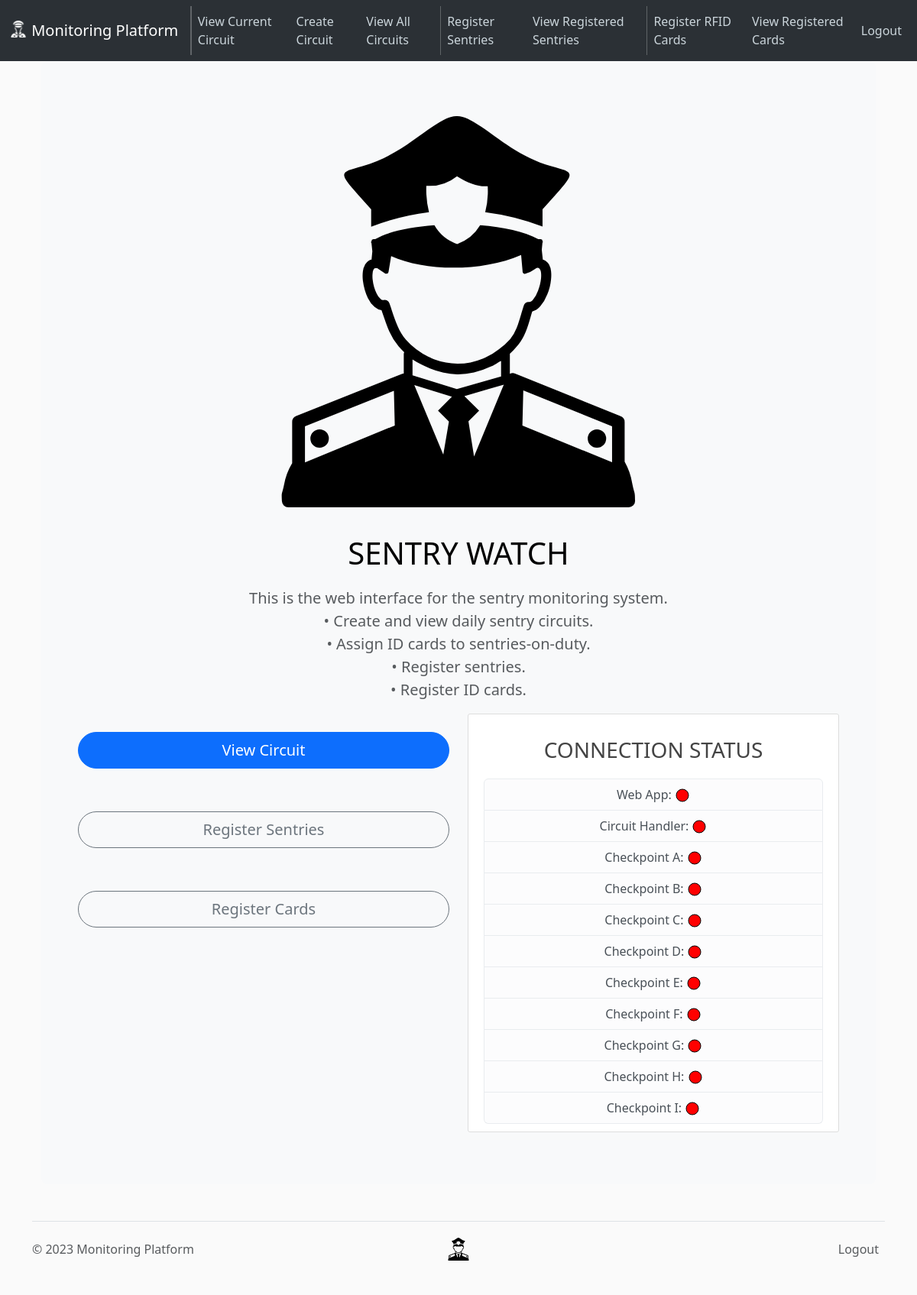
Screenshot of /home (signed in) with the database file from the repository.
### app/models.py (models this page shows, shortened)
class Checkpoint(db.Model):
    __tablename__ = "checkpoints"
    id = Column(Integer, primary_key=True, autoincrement=True)
    name = Column(String(50), unique=True, nullable=False)
    patrol_paths_in = relationship(
        "PatrolPath",
        foreign_keys="PatrolPath.chkpt_src",
        backref="src_checkpoint",
        cascade="all, delete",
    )
    patrol_paths_out = relationship(
        "PatrolPath",
        foreign_keys="PatrolPath.chkpt_dest",
        backref="dest_checkpoint",
        cascade="all, delete",
    )

### app/routes.py (the view, shortened to what this page needs)
@app.route("/", methods=["GET", "POST"])
@app.route("/home", methods=["GET", "POST"])
def home():
    form = LoginForm()
    return render_template(
        "home.html",
        title="Home",
        form=form,
        app_connected=APP_CONNECTED,
        handler_connected=HANDLER_CONNECTED,
        chk_connected=CHK_CONNECTED,
        alarm_triggered=ALARM_TRIGGERED,
    )

### app/models.py (called while the page is built)
@login_manager.user_loader
def load_supervisor(supervisor_id):
    return Supervisor.query.get(int(supervisor_id))

### app/templates/home.html (shortened to what this page needs)
{% extends 'layout.html' %} {% block content %}
<div class="container my-5">
  <div class="p-5 text-center bg-body-tertiary rounded-3">
    <svg
      class="bi mt-4 mb-3"
      style="color: var(--bs-indigo)"
      width="512"
      height="512"
    >
      <image
        href="{{ url_for('static', filename='guard.svg') }}"
        height="512"
        width="512"
      />
    </svg>
    <h1 class="text-body-emphasis">SENTRY WATCH</h1>
    <p class="col-lg-8 mx-auto fs-5 text-muted">
      This is the web interface for the sentry monitoring system.<br />
      &bull; Create and view daily sentry circuits.<br />
      &bull; Assign ID cards to sentries-on-duty.<br />
      &bull; Register sentries.<br />
      &bull; Register ID cards.<br />
    </p>
    {% if current_user.is_authenticated %}
    <div class="row">
      <div class="col-md-6">
        <div class="d-flex flex-column gap-2 mb-5">
          <a
            class="align-items-center btn btn-primary btn-lg px-4 my-4 rounded-pill"
            href="{{ url_for('view_current_route') }}"
          >
            View Circuit
          </a>
          <a
            class="btn btn-outline-secondary btn-lg px-4 my-4 rounded-pill"
            href="{{ url_for('register_sentry') }}"
          >
            Register Sentries
          </a>
          <a
            class="btn btn-outline-secondary btn-lg px-4 my-4 rounded-pill"
            href="{{ url_for('register_card') }}"
          >
            Register Cards
          </a>
        </div>
      </div>
      <div class="col-md-6">{% include 'connection-status.html' %}</div>
    </div>
    {% endif %}
  </div>
</div>
{% endblock content %}

### app/templates/layout.html (shortened to what this page needs)
<!DOCTYPE html>
<html lang="en">
  <head>
    <link
      href="https://cdn.jsdelivr.net/npm/bootstrap@5.3.0-alpha3/dist/css/bootstrap.min.css"
      rel="stylesheet"
    />
    <link
      rel="stylesheet"
      type="text/css"
      href="{{ url_for('static', filename='main.css') }}"
    />
  </head>
  <body>
    {% include 'nav.html' %}
    <main role="main" class="container">
       {% block content %}{% endblock content %}
    </main>
    {% include 'footer.html' %}
  </body>
</html>

### app/templates/nav.html (shortened to what this page needs)
<header class="site-header">
  <nav
    class="navbar fixed-top navbar-expand-lg bg-body-tertiary"
    data-bs-theme="dark"
  >
    <div class="container-fluid">
      <a class="navbar-brand" href="{{ url_for('home') }}">
        <img
          src="{{ url_for('static', filename='nav-guard.png') }}"
          alt="Logo"
          width="24"
          height="24"
          class="d-inline-block align-text-top"
        />
        Monitoring Platform
      </a>
      <div class="collapse navbar-collapse" id="navbarSupportedContent">
        <ul class="navbar-nav me-auto mb-2 mb-lg-0">
          <li class="nav-item">
            <a
              class="nav-link active"
              aria-current="page"
              href="{{ url_for('view_current_route') }}"
              >View Current Circuit</a
            >
          </li>
          <li class="nav-item">
            <a
              class="nav-link active"
              aria-current="page"
              href="{{ url_for('create_route') }}"
              >Create Circuit</a
            >
          </li>
          <li class="nav-item">
            <a class="nav-link" href="{{ url_for('view_all_circuits') }}"
              >View All Circuits</a
            >
          </li>
          <li class="nav-item">
            <a class="nav-link" href="{{ url_for('register_sentry') }}"
              >Register Sentries</a
            >
          </li>
          <li class="nav-item">
            <a class="nav-link" href="{{ url_for('view_all_sentries') }}"
              >View Registered Sentries</a
            >
          </li>
          <li class="nav-item">
            <a class="nav-link" href="{{ url_for('register_card') }}"
              >Register RFID Cards</a
            >
          </li>
          <li class="nav-item">
            <a class="nav-link" href="{{ url_for('view_all_cards') }}"
              >View Registered Cards</a
            >
          </li>
        </ul>
        <div class="navbar-nav">
          {% if current_user.is_authenticated %}
          <a class="nav-item nav-link" href="{{ url_for('logout') }}">Logout</a>
          {% else %}
          <a class="nav-item nav-link" href="#login-form">Login</a>
        </div>
        {% endif %}
      </div>
    </div>
  </nav>
</header>

### app/templates/connection-status.html
<div class="content-section">
  <h3>CONNECTION STATUS</h3>
  <ul class="list-group">
    <li class="list-group-item list-group-item-light">
      Web App:
      <svg height="20" width="20">
        {% if app_connected %}{% include 'green-circle.html' %}{% else %}{%
        include 'red-circle.html' %}{% endif %}
      </svg>
    </li>
    <li class="list-group-item list-group-item-light">
      Circuit Handler:
      <svg height="20" width="20">
        {% if handler_connected %}{% include 'green-circle.html' %}{% else %}{%
        include 'red-circle.html' %}{% endif %}
      </svg>
    </li>
    {% for chkpt, connected in chk_connected.items() %}
    <li class="list-group-item list-group-item-light">
      {{ chkpt }}:
      <svg height="20" width="20">
        {% if connected %}{% include 'green-circle.html' %}{% else %} {% include
        'red-circle.html' %}{% endif %}
      </svg>
    </li>
    {% endfor %}
  </ul>
</div>

### app/templates/footer.html (shortened to what this page needs)
<div class="container">
  <footer
    class="footer d-flex flex-wrap justify-content-between align-items-center py-3 my-4 border-top"
  >
    <p class="col-md-4 mb-0 text-body-secondary">
      &copy; 2023 Monitoring Platform
    </p>
    <a
      href="/"
      class="col-md-4 d-flex align-items-center justify-content-center mb-3 mb-md-0 me-md-auto link-body-emphasis text-decoration-none"
    >
      <img
        src="{{ url_for('static', filename='guard.svg') }}"
        alt="Logo"
        width="30"
        height="30"
        class="d-inline-block align-text-top"
      />
    </a>
    {% if current_user.is_authenticated %}
    <ul class="nav col-md-4 justify-content-end">
      <li class="nav-item">
        <a
          href="{{ url_for('logout') }}"
          class="nav-link px-2 text-body-secondary"
          >Logout</a
        >
      </li>
    </ul>
    {% endif %}
  </footer>
</div>

### app/static/main.css (style rules this page uses)
body { background: #fafafa; color: #333333; margin-top: 5rem; }
h1, h2, h3, h4, h5, h6 { color: #444444; margin: 20px; }
.site-header .navbar-nav .nav-link { color: #cbd5db; }
.site-header .navbar-nav .nav-link.active { font-weight: 500; }
.content-section { background: #ffffff; padding: 10px 20px; border: 1px solid #dddddd; border-radius: 3px; margin-bottom: 20px; }

### rows the page displays
Checkpoint: name "Checkpoint A"
Checkpoint: name "Checkpoint B"
Checkpoint: name "Checkpoint C"
Checkpoint: name "Checkpoint D"
Checkpoint: name "Checkpoint E"
Checkpoint: name "Checkpoint F"
Checkpoint: name "Checkpoint G"
Checkpoint: name "Checkpoint H"
Checkpoint: name "Checkpoint I"
